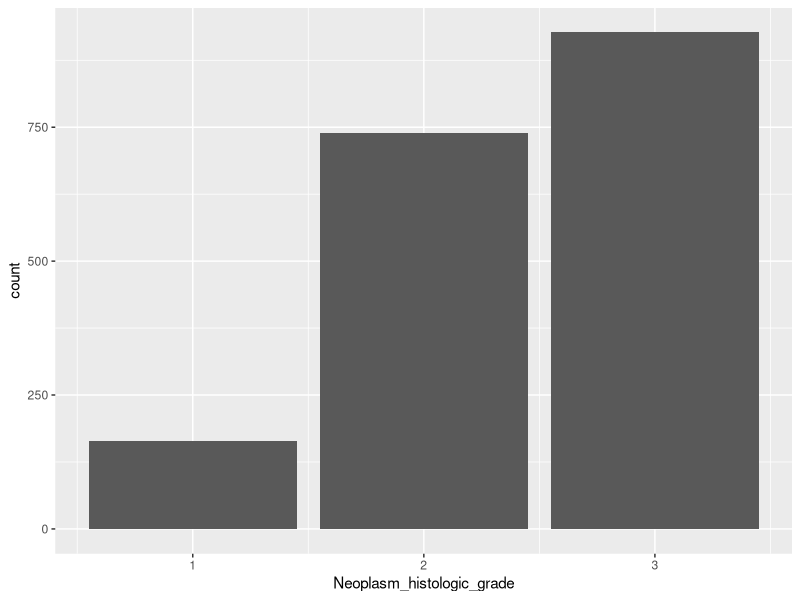
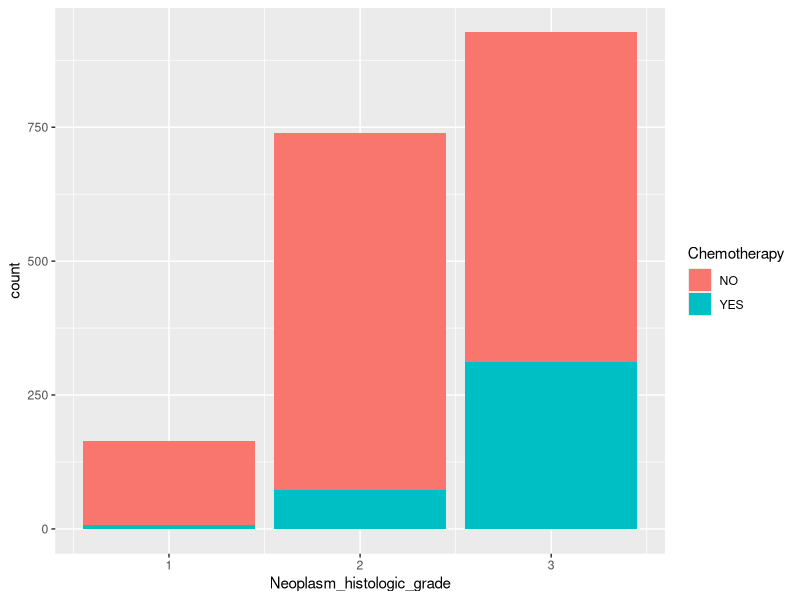
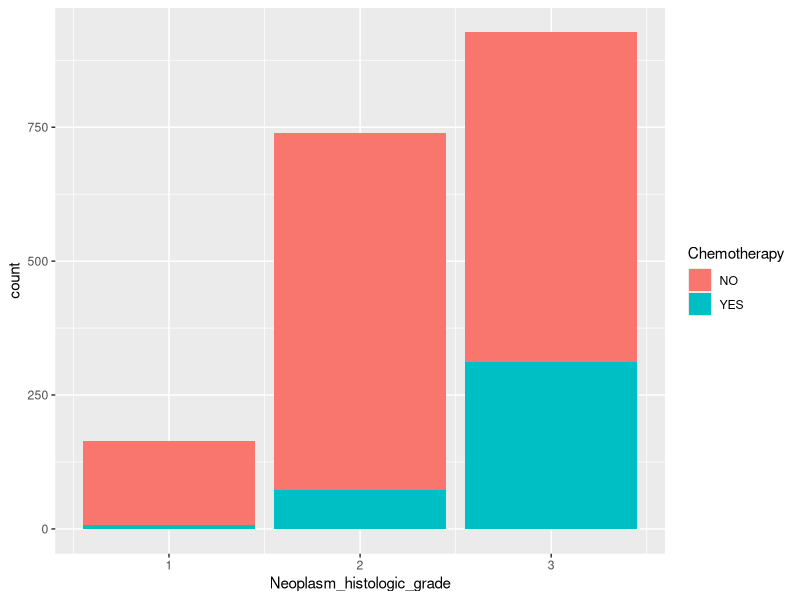
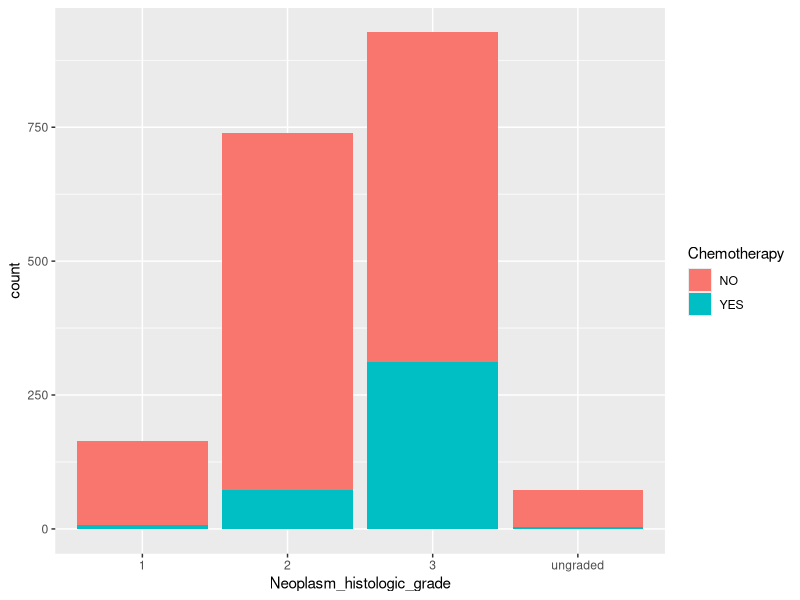
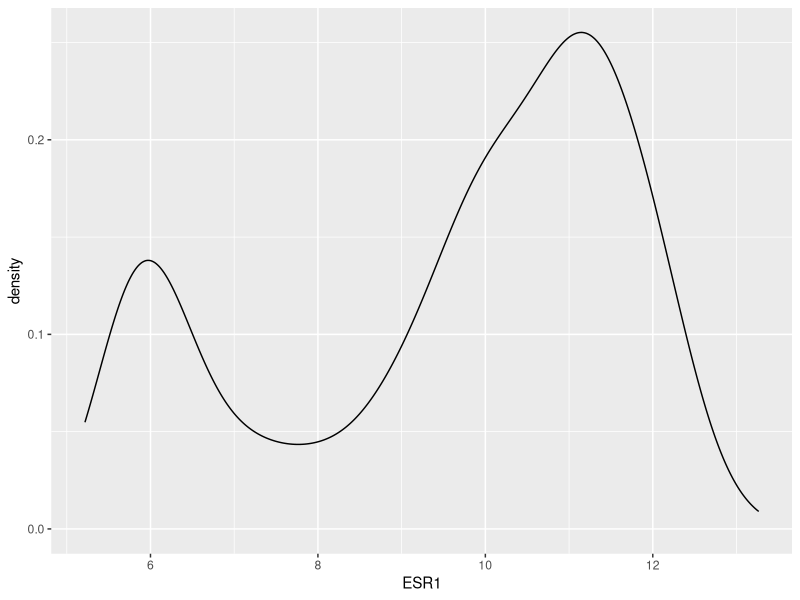
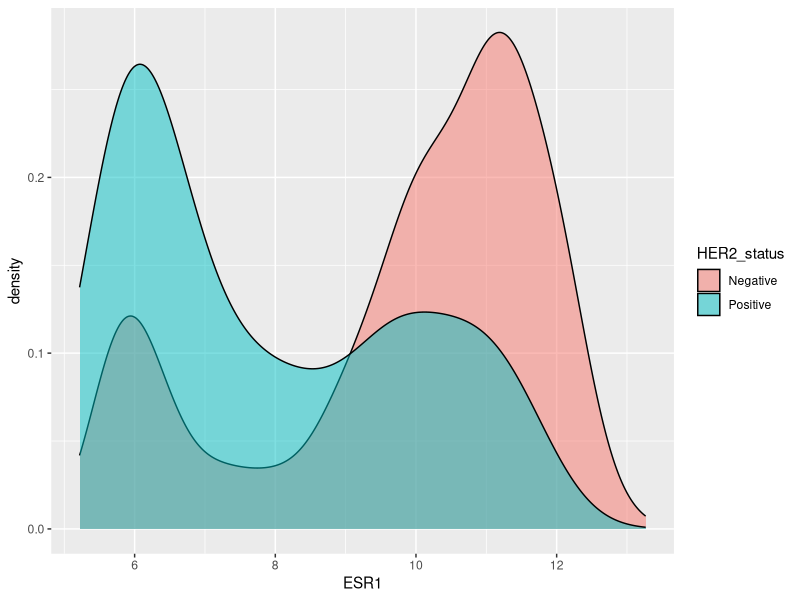
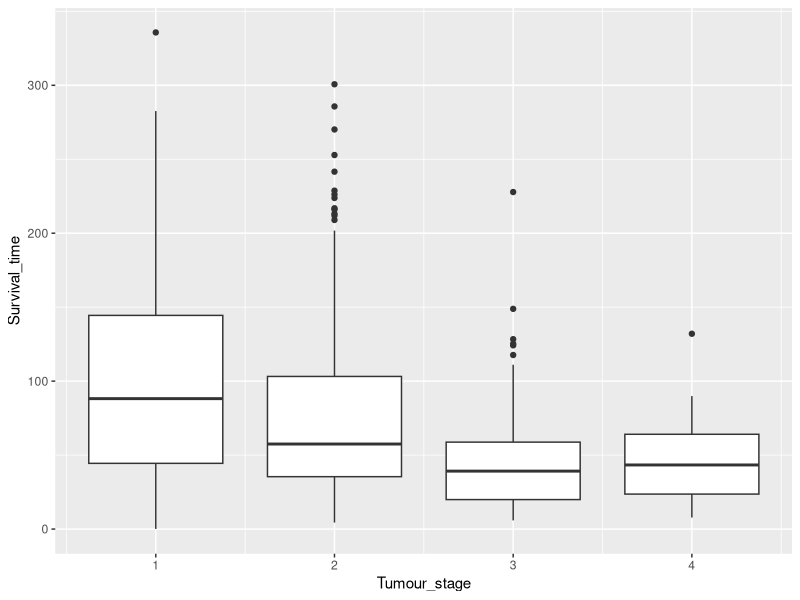
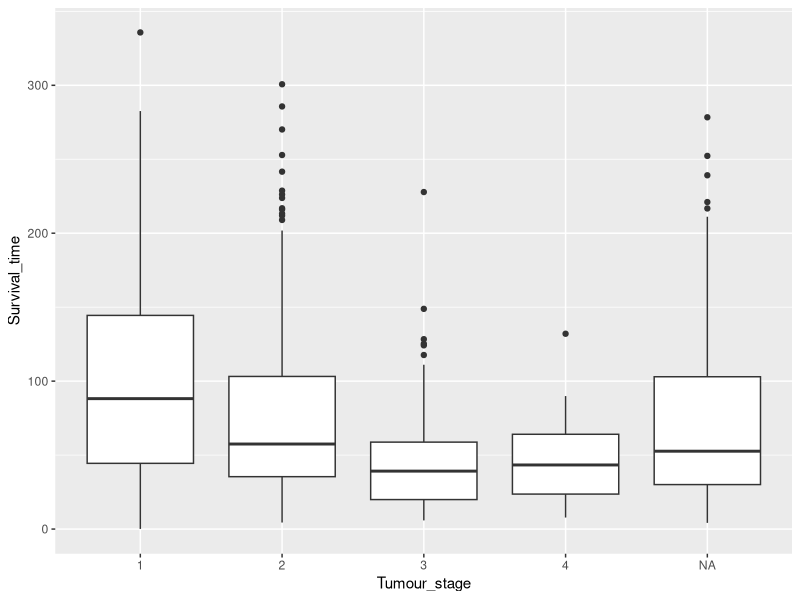

Source code (R) for these figures, in order:
## ---- chunk 1
library(tidyverse)
metabric <- read_csv("../data/metabric_clinical_and_expression_data.csv")
## ---- chunk 2
ggplot(data = metabric) +
  geom_bar(mapping = aes(x = Neoplasm_histologic_grade))
## ---- chunk 3
ggplot(data = metabric) +
  geom_bar(mapping = aes(x = Neoplasm_histologic_grade, fill = Chemotherapy))
## ---- chunk 4
ggplot(data = metabric) +
  geom_bar(mapping = aes(x = Neoplasm_histologic_grade, fill = Chemotherapy), na.rm = TRUE)
## ---- chunk 5
metabric$Neoplasm_histologic_grade[is.na(metabric$Neoplasm_histologic_grade)] <- "ungraded"
#
# alternatively convert Neoplasm_histologic_grade to a factor
# metabric$Neoplasm_histologic_grade <- as.factor(metabric$Neoplasm_histologic_grade)
#
ggplot(data = metabric) +
  geom_bar(mapping = aes(x = Neoplasm_histologic_grade, fill = Chemotherapy))
## ---- chunk 6
ggplot(data = metabric) +
  geom_density(mapping = aes(x = ESR1))
## ---- chunk 7
ggplot(data = metabric) +
  geom_density(mapping = aes(x = ESR1, fill = HER2_status), alpha = 0.5)
## ---- chunk 8
deceased <- metabric[metabric$Survival_status == "DECEASED", ]

# a better alternative would be to subset based on the Vital_status selecting
# only those patients that died of the disease rather than an unrelated cause
deceased <- metabric[metabric$Vital_status == "Died of Disease", ]

ggplot(data = deceased) +
  geom_boxplot(mapping = aes(x = Tumour_stage, y = Survival_time, group = Tumour_stage))

# alternatively convert Tumour_stage to a factor
deceased$Tumour_stage <- as.factor(deceased$Tumour_stage)

ggplot(data = deceased) +
  geom_boxplot(mapping = aes(x = Tumour_stage, y = Survival_time))
## ---- chunk 9
ggplot(data = deceased) +
  geom_violin(mapping = aes(x = Tumour_stage, y = Survival_time, fill = ER_status))
## ---- chunk 10
result <- cor.test(metabric$FOXA1, metabric$MLPH)
result
## ---- chunk 11
ggplot(data = metabric, mapping = aes(x = FOXA1, y = MLPH)) +
  geom_point() +
  geom_smooth()
## ---- chunk 12
ggplot(data = metabric, mapping = aes(x = FOXA1, y = MLPH)) +
  geom_point() +
  geom_smooth(method = "lm")
## ---- chunk 13
result <- lm(formula = MLPH ~ FOXA1, data = metabric)
result
## ---- chunk 14
summary <- summary(result)
summary
## ---- chunk 15
r2 <- summary$r.squared
r2
## ---- chunk 16
library(readxl)
apple_mobility <- read_excel("../data/2020-04-26_COVID-19_Press_Conference_Data.xlsx",
                             sheet = "Apple Mobility",
                             col_names = c("date", "transport_type", "percentage", "rolling_average"),
                             skip = 4,
                             n_max = 309)
apple_mobility
## ---- chunk 17
ggplot(data = apple_mobility) +
  geom_line(mapping = aes(x = date, y = rolling_average, colour = transport_type))
## ---- chunk 18
ggplot(data = apple_mobility) +
  geom_line(mapping = aes(x = date, y = percentage, colour = transport_type))
## ---- chunk 19
library(lubridate)
apple_mobility$day <- wday(apple_mobility$date, label = TRUE)

walking <- apple_mobility[apple_mobility$transport_type == "Walking", ]

ggplot(data = walking) +
  geom_line(mapping = aes(x = date, y = percentage, colour = day))
